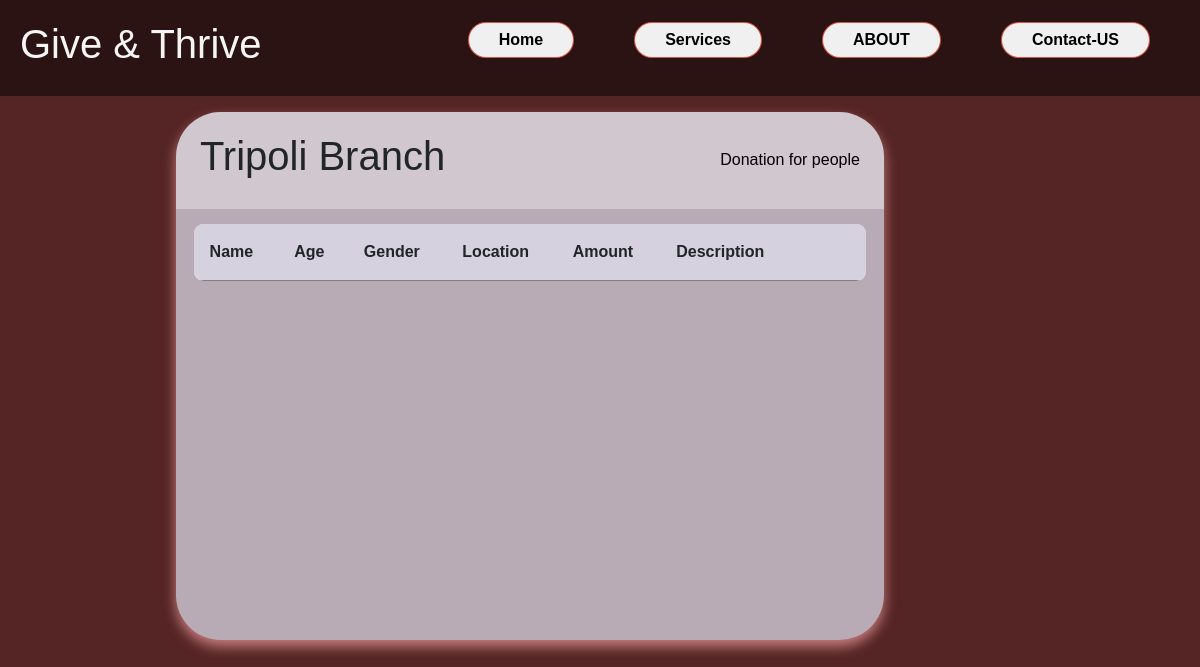
/phpcomponents/tripoli/tripoli.php, run on an earlier commit of the app's database.
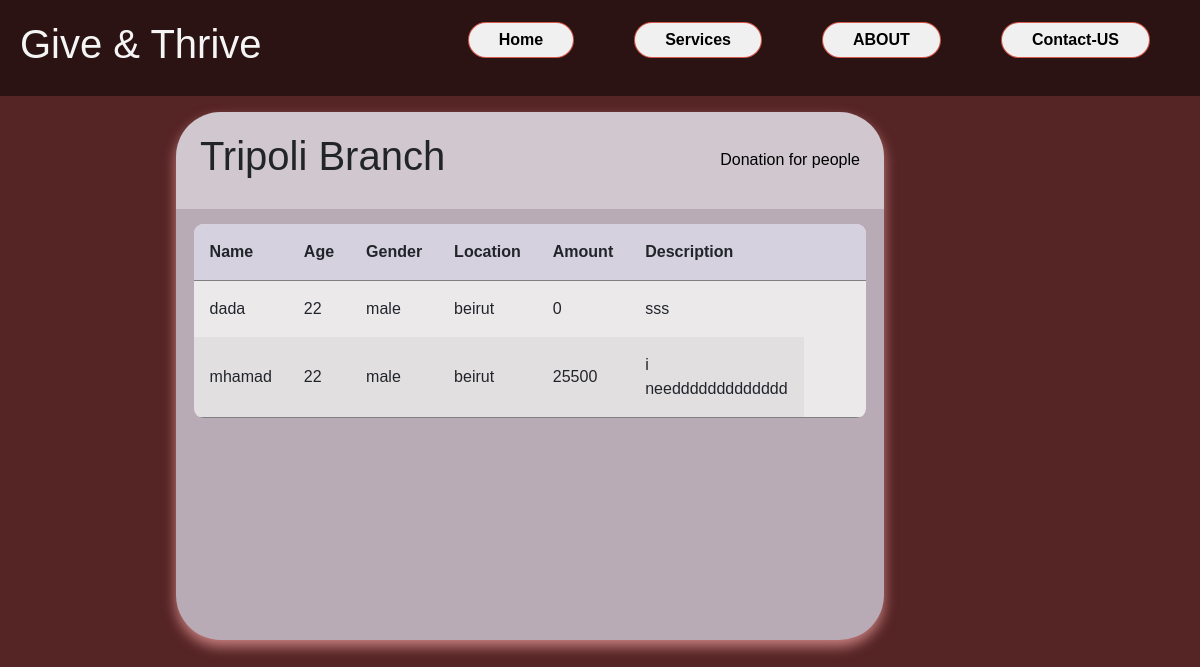
And on a later commit of the database.
### tables this page shows
CREATE TABLE `addorphan` (
  `idorphan` int(50) NOT NULL,
  `nameorphan` varchar(50) NOT NULL,
  `age` int(50) NOT NULL,
  `gender` varchar(50) NOT NULL,
  `amount` int(255) NOT NULL,
  `description` text NOT NULL,
  `locationID` int(11) NOT NULL
);

CREATE TABLE `location` (
  `locationid` int(11) NOT NULL,
  `locationname` varchar(30) NOT NULL
);

### phpcomponents/tripoli/tripoli.php (the view, shortened to what this page needs)
<?php
$servername = "localhost";
$username = "root";
$password = "";
$databasename = "orphan";
$conn = mysqli_connect($servername, $username, $password, $databasename);
?>
<!DOCTYPE html>
<html lang="en">
<head>
    <link href="https://cdn.jsdelivr.net/npm/bootstrap@5.2.3/dist/css/bootstrap.min.css" rel="stylesheet">
    <link rel="stylesheet" href="./tripolii.css">
    <link rel="stylesheet" href="https://cdnjs.cloudflare.com/ajax/libs/font-awesome/6.4.0/css/all.min.css" />
</head>
<body>
        <div class="page">
        <nav class="navbar">
            <h1 class="logo"> Give & Thrive</h1>
            <ul class="nav-links">
                <li class="active"></i><a href="/index.php"></a></i>Home</li>
                <li class="active"></i><a href="#"></a>Services</li>
                <li class="active"></i><a href="#"></a></i>ABOUT</li>
                <li class="active"><a href="../contactform/contact.php">Contact-US</a></li>
            </ul>
        </nav>
        <div class="container">
            <div class="table">
    <main class="table">
        <section class="table__header">
            <h1>Tripoli Branch </h1>
            <a href="../donation.php">Donation for people </a>
        </section>
        <section class="table__body">
            <table>
                <thead>
                    <tr>
                        <th> Name </th>
                        <th> age </th>
                        <th> gender </th>
                        <th> Location</a></th>
                        <th> amount</th>
                        <th> description</th>
                        <th></th>
                        <th></th>
                    </tr>
                </thead>
                <tbody>
                <?php
                    $sql = "SELECT addorphan.*, location.locationname
                    FROM addorphan
                    JOIN location ON addorphan.locationID = location.locationid
                    WHERE addorphan.locationID = 3";
                     $res = mysqli_query($conn ,$sql);
                    while($row = mysqli_fetch_array($res)){
                        echo "<tr>";
                        echo "<td>".$row['nameorphan']."</td>";
                        echo "<td>".$row['age']."</td>";
                        echo "<td>".$row['gender']."</td>";
                        echo "<td>".$row['locationname']."</td>";
                        echo "<td>".$row['amount']."</td>";
                        echo "<td>".$row['description']."</td>";
                    }
                    ?>
</tbody>
            </table>
        </section>
</main>
</div>
</body>
</html>

What changed in the data, as far as the page shows it:
added addorphan: nameorphan "dada", age "22", gender "male", locationID.locationname "beirut", amount "0", description "sss"
added addorphan: nameorphan "mhamad", age "22", gender "male", locationID.locationname "beirut", amount "25500", description "i needdddddddddddd"
